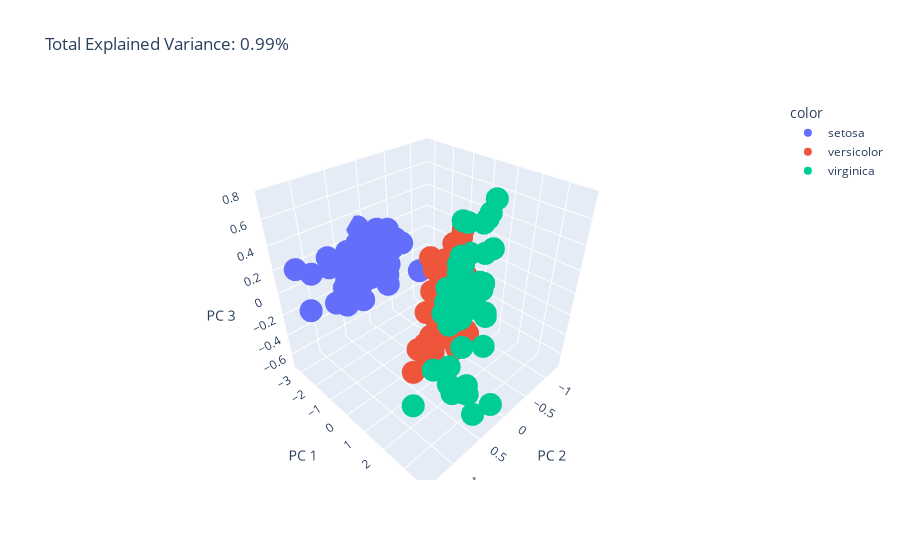

The notebook cell saved with this chart:
### Markdown cell above
### <span style='color:DarkBlue'> 3D PCA Visualization </span>

### Code cell
total_var=PCAexplvari.iloc[2,0]
fig = px.scatter_3d(
    final, x="PC 2", y="PC 1", z="PC 3", color=df['species'],
    title=f'Total Explained Variance: {total_var:.2f}%',
    color_continuous_scale=["red", "green", "blue"],
    labels={'0': 'PC 1', '1': 'PC 2', '2': 'PC 3'}
)
fig.show()
